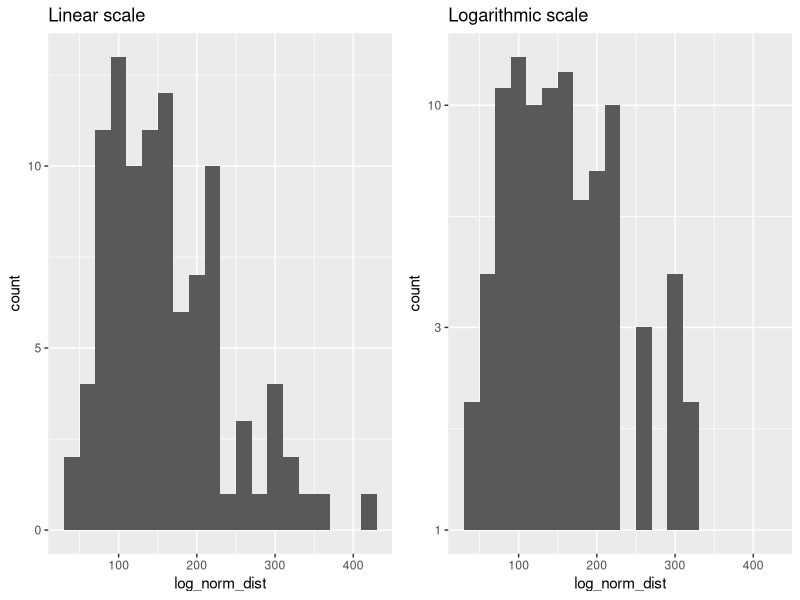
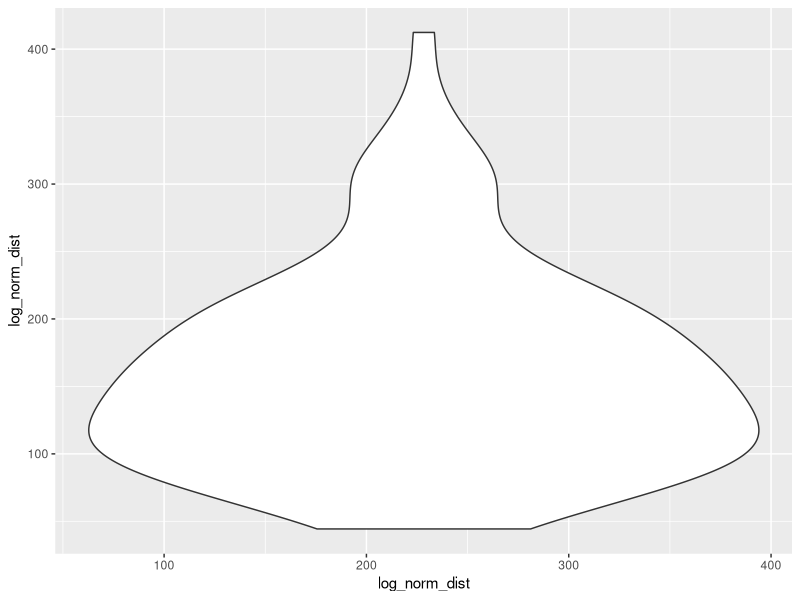

These figures' R source, in order:
## ---- chunk 1
#| warning: false
library(tidyverse)
require(gridExtra)
log_norm_dist <- rlnorm(100, 5, 0.5)
## ---- chunk 2
lin_hist <- ggplot(as.data.frame(log_norm_dist), aes(x=log_norm_dist)) + geom_histogram(binwidth=20) + ggtitle("Linear scale")
log_hist <- ggplot(as.data.frame(log_norm_dist), aes(x=log_norm_dist)) + geom_histogram(binwidth = 20) + ggtitle("Logarithmic scale") + scale_y_log10()
grid.arrange(lin_hist, log_hist, ncol=2)
## ---- chunk 3
violin_plot <- ggplot(as.data.frame(log_norm_dist), aes(x=log_norm_dist, y=log_norm_dist)) + geom_violin()
violin_plot
